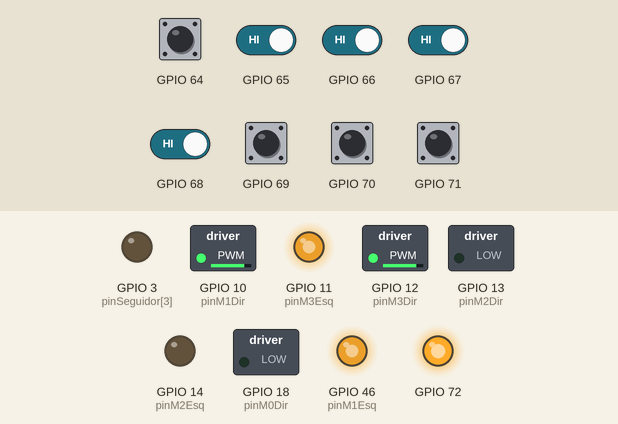
Bench run of a program on a simulated ESP32-S3. Shown: switched loads named in the program (green lamp = pin HIGH), output pins drawn as LEDs (lit = HIGH). Inputs (shaded band) come from the test bench; at power-on: GPIO 64–71 HIGH.

Above: at 1.2 s.
1.3 s: GPIO 64 pulled LOW for 0.15 s
At 1.8 s:
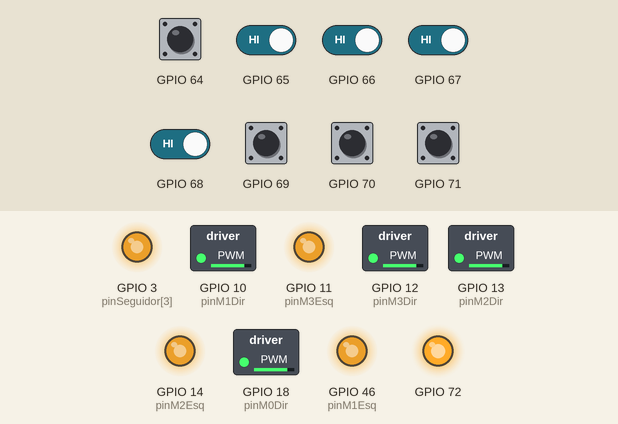
2.9 s: GPIO 64 driven LOW and GPIO 65 driven LOW and GPIO 66 driven LOW and GPIO 67 driven LOW and GPIO 68 driven LOW
5.9 s: GPIO 69 pulled LOW for 1 s
8.9 s: GPIO 64 driven HIGH
At 9.18 s:
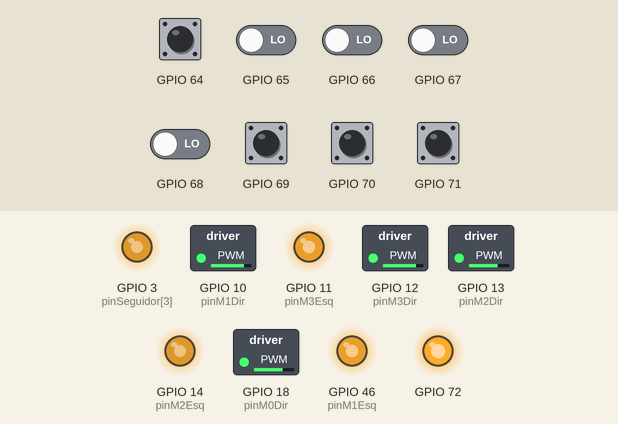
10.7 s: GPIO 64 driven LOW
At 13.66 s:
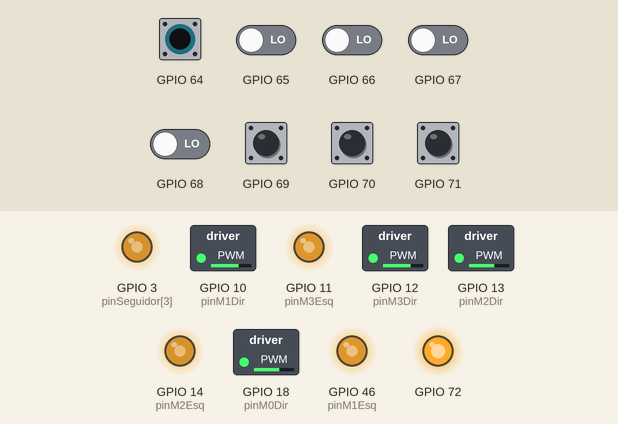
13.7 s: GPIO 66 driven HIGH
At 15.2 s:
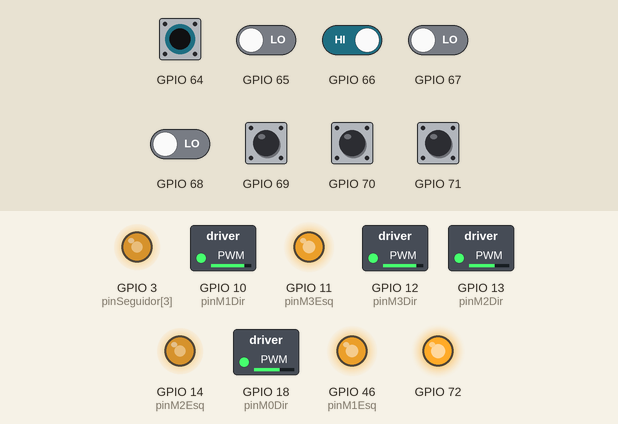
Timing chart, 0 to 16.7 s (numbered marks = the images above; inputs shaded):
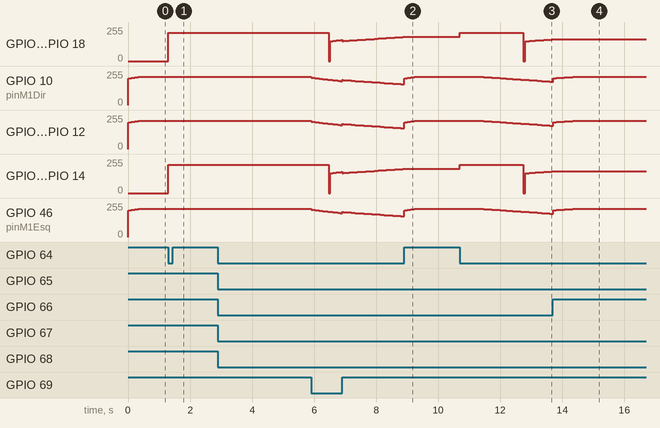

Measured:
- after the input at 1.3 s, GPIO 3 (pinSeguidor[3]), GPIO 13 (pinM2Dir), GPIO 14 (pinM2Esq), GPIO 18 (pinM0Dir): 0/255 → 211/255 at once
- after the input at 2.9 s, every drawn part: stays the same
- after the input at 8.9 s, GPIO 3 (pinSeguidor[3]), GPIO 13 (pinM2Dir), GPIO 14 (pinM2Esq), GPIO 18 (pinM0Dir): stays 181/255 (without the input it goes to 182/255 after 0.03 s)
- after the input at 10.7 s, GPIO 10 (pinM1Dir), GPIO 11 (pinM3Esq), GPIO 12 (pinM3Dir), GPIO 46 (pinM1Esq): moves from 211/255 to 175/255 over 2.2 s, starting after 0.77 s
- after the input at 13.7 s, GPIO 3 (pinSeguidor[3]), GPIO 13 (pinM2Dir), GPIO 14 (pinM2Esq), GPIO 18 (pinM0Dir): stays 162/255 (without the input it goes to 163/255 after 0.03 s)

The program:

main.cpp
```cpp
#include <Arduino.h>
#include <Adafruit_MCP23X17.h>

#define pinM0Dir 18
#define pinM0Esq 3

#define pinM1Dir 10
#define pinM1Esq 46

#define pinM2Dir 13
#define pinM2Esq 14

#define pinM3Dir 12
#define pinM3Esq 11

#define I2C_SDA 8
#define I2C_SCL 9

#define erroLinha INT16_MAX
#define frequenciaPWM 20000
#define resolucaoPWM 8
#define pinSeguidorHabilitado 8

Adafruit_MCP23X17 mcp;

void iniciarSeguidorLinha();
void acionaOmini(float vx, float vy, float omega);
void confMotores();
void acionaMotor();
void acionaRodasOmini(float vx, float vy, float omega);
void pararTodosMotores();
float atualizarPID(float erro, float dt);
float calcularErroLinha(uint8_t mascara);
uint8_t lerSeguidorLinha();
uint8_t porcentagemPWM(uint8_t velocidade);

const uint8_t pinMotor[4][2] = {
    {pinM0Esq, pinM0Dir},
    {pinM1Esq, pinM1Dir},
    {pinM2Esq, pinM2Dir},
    {pinM3Esq, pinM3Dir}};

const uint8_t pinSeguidor[8] = {0, 1, 2, 3, 4, 5, 6, 7};

const uint8_t chMotor[4][2] =
    {
        {0, 1},
        {2, 3},
        {4, 5},
        {6, 7}};
// VARIAVIES PID
float kp = 4.0f;
float ki = 0.5f;
float kd = 1.2f;

float velocidadeFrente = 20.0f;
float omegaMax = 40.0f;

float errooAnterior = 0.0f;
float integraAcumulada = 0.0f;
uint32_t instateAnteriorMs = 0;

void setup()
{
  Serial.begin(115200);
  iniciarSeguidorLinha();
  confMotores();
}

void loop()
{

  uint32_t agoraMs = millis();
  float dt = (agoraMs - instateAnteriorMs) / 100.0f;
  instateAnteriorMs = agoraMs;
  uint8_t mascara = lerSeguidorLinha();
  int erro = calcularErroLinha(mascara);

  if (erro == erroLinha)
  {
    acionaRodasOmini(0.0f, 10.0f, errooAnterior > 0 ? 12.0f : -12.0f);
    return;
  }
  float omega = atualizarPID((float)erro, dt);
  acionaRodasOmini(0.0f, velocidadeFrente, omega);
}
void iniciarSeguidorLinha()
{
  for (char i = 0; i <= 7; i++)
    mcp.pinMode(pinSeguidor[i], INPUT);
  mcp.pinMode(pinSeguidorHabilitado, OUTPUT);
  mcp.digitalWrite(pinSeguidorHabilitado, HIGH);
}
void confMotores()
{
  for (char i = 0; i < 4; i++)   // 4 motores
    for (char j = 0; j < 2; j++) // Cada um com 2 pinos
    {
      pinMode(pinMotor[i][j], OUTPUT);
      ledcSetup(chMotor[i][j], frequenciaPWM, resolucaoPWM); // Configura canal PWM
      ledcAttachPin(pinMotor[i][j], chMotor[i][j]);
      ledcWrite(chMotor[i][j], 0);
    }
}

uint8_t lerSeguidorLinha()
{
  uint8_t gpa = mcp.readGPIOA(); // Lê os 8 bits do registrador GPIOA (sensores de linha)
  return gpa;
}
float calcularErroLinha(uint8_t mascara)
{
  if (mascara == 0)
    return erroLinha;
  const int pesos[8] = {-7, -5, -3, -1, 1, 3, 5, 7};
  int somaPesos = 0;
  int contarLinhas = 0;

  for (char i = 0; i < 8; i++)
  {
    if (mascara & (1 << i))
    {

      somaPesos += pesos[i];
      contarLinhas++;
      return (float)somaPesos / contarLinhas;
    }
  }
}
uint8_t porcentagemPWM(uint8_t velocidade)
{
  return velocidade != 0
             ? map(velocidade, 1, 100, 150, 255)
             : 0;
}
void acionaMotor(int indiceMotor, int velocidadePercentual)
{
  uint8_t dutyCicle = porcentagemPWM(velocidadePercentual);
  if (velocidadePercentual >= 0)
  {
    ledcWrite(chMotor[indiceMotor][0], dutyCicle);
    ledcWrite(chMotor[indiceMotor][1], dutyCicle);
  }
}
void acionaRodasOmini(float vx, float vy, float omega)
{
  float v[4];
  v[0] = vy + vx + omega;
  v[1] = vy - vx - omega;
  v[2] = vy - vx + omega;
  v[3] = vy + vx - omega;
  // fabs e o modulo de um float-> valor negativo vira positivo
  // max retorna o maior entre dois numeros

  float maiorVelocidade = max(max(fabs(v[0]), fabs(v[1])), max(fabs(v[2]), fabs(v[3])));

  if (maiorVelocidade > 100.0f)
    for (int i = 0; i < 4; i++)
      v[i] = (v[i] / maiorVelocidade) * 100.0f;

  for (int i = 0; i < 4; i++)
    acionaMotor(i, (int)roundf(v[i]));
}
void pararTodosMotores()
{
  for (char i = 0; i < 4; i++)
  {
    ledcWrite(chMotor[i][0], 0);
    ledcWrite(chMotor[i][1], 0);
  }
}
float atualizarPID(float erro, float dt)
{
  integraAcumulada += erro * dt;
  const float limiteIntegral = 100.0f / max(0.001f, ki);

  integraAcumulada = constrain(integraAcumulada, -limiteIntegral, limiteIntegral);

  float derivada = (erro - errooAnterior) / max(dt, 0.001f);
  errooAnterior = erro;

  float omega = kp * erro + ki * integraAcumulada + kd * derivada;
  omega = constrain(omega, -omegaMax, omegaMax);
  return omega;
}
```
